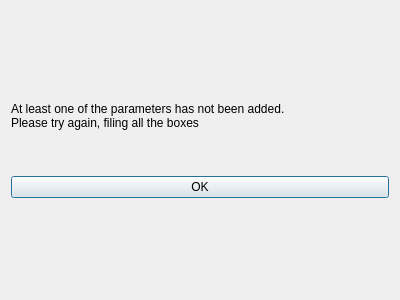
<?xml version="1.0" encoding="UTF-8"?>
<ui version="4.0">
 <class>warning</class>
 <widget class="QDialog" name="warning">
  <property name="geometry">
   <rect>
    <x>0</x>
    <y>0</y>
    <width>400</width>
    <height>300</height>
   </rect>
  </property>
  <property name="windowTitle">
   <string>Dialog</string>
  </property>
  <layout class="QVBoxLayout" name="verticalLayout_2">
   <item>
    <layout class="QVBoxLayout" name="verticalLayout" stretch="1,0,0,0,1">
     <item>
      <spacer name="verticalSpacer_2">
       <property name="orientation">
        <enum>Qt::Vertical</enum>
       </property>
       <property name="sizeHint" stdset="0">
        <size>
         <width>20</width>
         <height>40</height>
        </size>
       </property>
      </spacer>
     </item>
     <item>
      <widget class="QLabel" name="label">
       <property name="text">
        <string>At least one of the parameters has not been added.
Please try again, filing all the boxes</string>
       </property>
      </widget>
     </item>
     <item>
      <spacer name="verticalSpacer_4">
       <property name="orientation">
        <enum>Qt::Vertical</enum>
       </property>
       <property name="sizeHint" stdset="0">
        <size>
         <width>20</width>
         <height>40</height>
        </size>
       </property>
      </spacer>
     </item>
     <item>
      <widget class="QPushButton" name="pushButton">
       <property name="text">
        <string>OK</string>
       </property>
      </widget>
     </item>
     <item>
      <spacer name="verticalSpacer_3">
       <property name="orientation">
        <enum>Qt::Vertical</enum>
       </property>
       <property name="sizeHint" stdset="0">
        <size>
         <width>20</width>
         <height>40</height>
        </size>
       </property>
      </spacer>
     </item>
    </layout>
   </item>
  </layout>
 </widget>
 <resources/>
 <connections/>
</ui>
